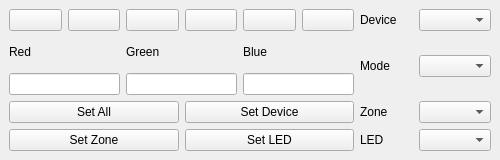
<?xml version="1.0" encoding="UTF-8"?>
<ui version="4.0">
 <class>RGBDialog01Ui</class>
 <widget class="QMainWindow" name="RGBDialog01Ui">
  <property name="geometry">
   <rect>
    <x>0</x>
    <y>0</y>
    <width>500</width>
    <height>160</height>
   </rect>
  </property>
  <property name="windowTitle">
   <string>MainWindow</string>
  </property>
  <widget class="QWidget" name="centralwidget">
   <layout class="QGridLayout" name="gridLayout">
    <item row="0" column="0">
     <widget class="QPushButton" name="ButtonRed">
      <property name="text">
       <string/>
      </property>
     </widget>
    </item>
    <item row="0" column="1">
     <widget class="QPushButton" name="ButtonYellow">
      <property name="text">
       <string/>
      </property>
     </widget>
    </item>
    <item row="0" column="2">
     <widget class="QPushButton" name="ButtonGreen">
      <property name="text">
       <string/>
      </property>
     </widget>
    </item>
    <item row="0" column="3">
     <widget class="QPushButton" name="ButtonCyan">
      <property name="text">
       <string/>
      </property>
     </widget>
    </item>
    <item row="0" column="4">
     <widget class="QPushButton" name="ButtonBlue">
      <property name="text">
       <string/>
      </property>
     </widget>
    </item>
    <item row="0" column="5">
     <widget class="QPushButton" name="ButtonMagenta">
      <property name="text">
       <string/>
      </property>
     </widget>
    </item>
    <item row="0" column="6">
     <widget class="QLabel" name="LabelAuraDevice">
      <property name="text">
       <string>Device</string>
      </property>
     </widget>
    </item>
    <item row="0" column="7">
     <widget class="QComboBox" name="ComboDevices"/>
    </item>
    <item row="1" column="0" colspan="2">
     <widget class="QLabel" name="LabelRed">
      <property name="text">
       <string>Red</string>
      </property>
     </widget>
    </item>
    <item row="1" column="2" colspan="2">
     <widget class="QLabel" name="LabelGreen">
      <property name="text">
       <string>Green</string>
      </property>
     </widget>
    </item>
    <item row="1" column="4" colspan="2">
     <widget class="QLabel" name="LabelBlue">
      <property name="text">
       <string>Blue</string>
      </property>
     </widget>
    </item>
    <item row="1" column="6" rowspan="2">
     <widget class="QLabel" name="LabelMode">
      <property name="text">
       <string>Mode</string>
      </property>
     </widget>
    </item>
    <item row="1" column="7" rowspan="2">
     <widget class="QComboBox" name="ComboModes"/>
    </item>
    <item row="2" column="0" colspan="2">
     <widget class="QLineEdit" name="EditLED0R"/>
    </item>
    <item row="2" column="2" colspan="2">
     <widget class="QLineEdit" name="EditLED0G"/>
    </item>
    <item row="2" column="4" colspan="2">
     <widget class="QLineEdit" name="EditLED0B"/>
    </item>
    <item row="3" column="0" colspan="3">
     <widget class="QPushButton" name="ButtonSetAll">
      <property name="text">
       <string>Set All</string>
      </property>
     </widget>
    </item>
    <item row="3" column="3" colspan="3">
     <widget class="QPushButton" name="ButtonSetDevice">
      <property name="text">
       <string>Set Device</string>
      </property>
     </widget>
    </item>
    <item row="3" column="6">
     <widget class="QLabel" name="LabelZone">
      <property name="text">
       <string>Zone</string>
      </property>
     </widget>
    </item>
    <item row="3" column="7">
     <widget class="QComboBox" name="ComboZones"/>
    </item>
    <item row="4" column="0" colspan="3">
     <widget class="QPushButton" name="ButtonSetZone">
      <property name="text">
       <string>Set Zone</string>
      </property>
     </widget>
    </item>
    <item row="4" column="3" colspan="3">
     <widget class="QPushButton" name="ButtonSetLED">
      <property name="text">
       <string>Set LED</string>
      </property>
     </widget>
    </item>
    <item row="4" column="6">
     <widget class="QLabel" name="LabelLED">
      <property name="text">
       <string>LED</string>
      </property>
     </widget>
    </item>
    <item row="4" column="7">
     <widget class="QComboBox" name="ComboLEDs"/>
    </item>
   </layout>
  </widget>
 </widget>
 <resources/>
 <connections/>
</ui>
